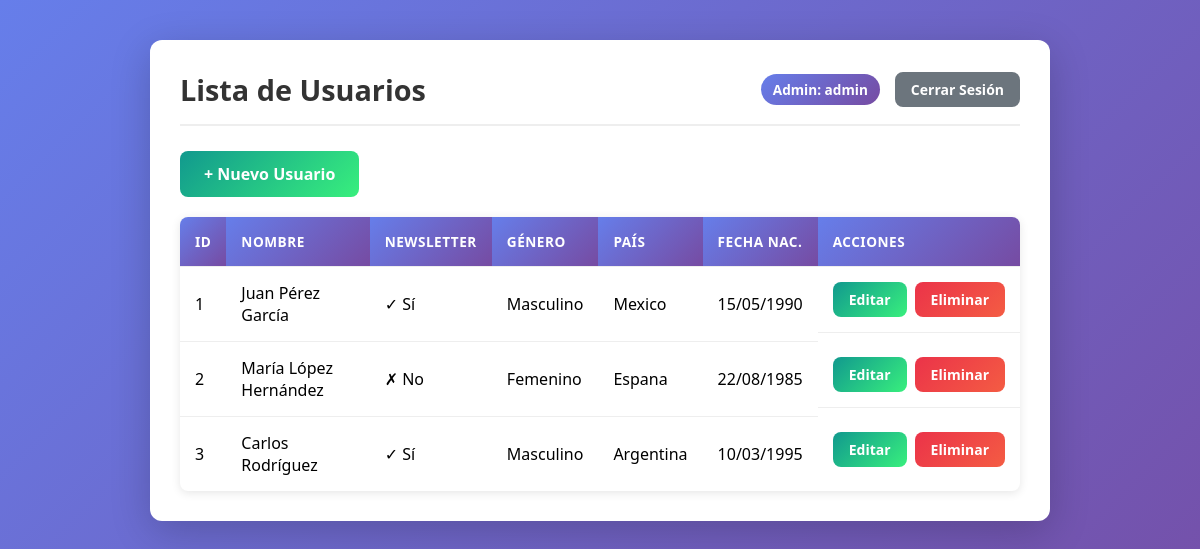
Page /lista_admin.php (signed in) on the committed database.
### tables this page shows
CREATE TABLE `Usuarios` (
  `id` int(11) NOT NULL AUTO_INCREMENT,
  `nombre` varchar(100) NOT NULL,
  `newsletter` tinyint(1) NOT NULL DEFAULT 0,
  `genero` varchar(10) NOT NULL,
  `pais` varchar(50) NOT NULL,
  `fecha_nacimiento` date NOT NULL,
  `fecha_registro` timestamp NULL DEFAULT current_timestamp(),
  PRIMARY KEY (`id`)
);

### lista_admin.php (the view, shortened to what this page needs)
<?php
$conn = getConnection();
$sql = "SELECT * FROM Usuarios ORDER BY fecha_registro DESC";
$resultado = $conn->query($sql);
?>
<!DOCTYPE html>
<html lang="es">
<head>
    <link rel="stylesheet" href="styles.css">
</head>
<body>
    <div class="container container-wide">
        <div class="header">
            <h2>Lista de Usuarios</h2>
            <div class="user-info">
                <span class="user-badge badge-admin">Admin:
                    <?php echo htmlspecialchars($_SESSION['username']); ?>
                </span>
                <a href="logout.php" class="btn btn-secondary btn-sm">Cerrar Sesión</a>
            </div>
        </div>
        <div style="margin-bottom: 20px;">
            <a href="index.html" class="btn btn-success">+ Nuevo Usuario</a>
        </div>
        <?php if ($resultado->num_rows > 0): ?>
            <table>
                <thead>
                    <tr>
                        <th>ID</th>
                        <th>Nombre</th>
                        <th>Newsletter</th>
                        <th>Género</th>
                        <th>País</th>
                        <th>Fecha Nac.</th>
                        <th>Acciones</th>
                    </tr>
                </thead>
                <tbody>
                    <?php while ($fila = $resultado->fetch_assoc()): ?>
                        <tr>
                            <td>
                                <?php echo $fila['id']; ?>
                            </td>
                            <td>
                                <?php echo htmlspecialchars($fila['nombre']); ?>
                            </td>
                            <td>
                                <?php echo $fila['newsletter'] ? '✓ Sí' : '✗ No'; ?>
                            </td>
                            <td>
                                <?php echo ucfirst(htmlspecialchars($fila['genero'])); ?>
                            </td>
                            <td>
                                <?php echo ucfirst(htmlspecialchars($fila['pais'])); ?>
                            </td>
                            <td>
                                <?php echo date('d/m/Y', strtotime($fila['fecha_nacimiento'])); ?>
                            </td>
                            <td class="actions">
                                <a href="editar.php?id=<?php echo $fila['id']; ?>" class="btn btn-success btn-sm">Editar</a>
                                <a href="eliminar.php?id=<?php echo $fila['id']; ?>" class="btn btn-danger btn-sm"
                                    onclick="return confirm('¿Estás seguro de eliminar este usuario?');">Eliminar</a>
                            </td>
                        </tr>
                    <?php endwhile; ?>
                </tbody>
            </table>
        <?php else: ?>
            <div class="message">
                <p>No hay usuarios registrados.</p>
            </div>
        <?php endif; ?>
    </div>
</body>
</html>

### styles.css (style rules this page uses)
* { margin: 0; padding: 0; box-sizing: border-box; }
body { font-family: 'Segoe UI', Tahoma, Geneva, Verdana, sans-serif; background: linear-gradient(135deg, #667eea 0%, #764ba2 100%); min-height: 100vh; padding: 40px 20px; }
.container { max-width: 500px; margin: 0 auto; padding: 30px; background-color: #ffffff; border-radius: 12px; box-shadow: 0 10px 40px rgba(0, 0, 0, 0.2); }
.container-wide { max-width: 900px; }
h2 { color: #333; margin-bottom: 25px; text-align: center; font-size: 1.8rem; }
.btn { display: inline-block; padding: 12px 24px; border: none; border-radius: 8px; font-size: 1rem; font-weight: 600; cursor: pointer; transition: all 0.3s ease; text-decoration: none; text-align: center; }
.btn-success { background: linear-gradient(135deg, #11998e 0%, #38ef7d 100%); color: white; }
.btn-danger { background: linear-gradient(135deg, #eb3349 0%, #f45c43 100%); color: white; }
.btn-secondary { background: #6c757d; color: white; }
.btn-sm { padding: 8px 16px; font-size: 0.875rem; }
table { width: 100%; border-collapse: collapse; margin-top: 20px; background: white; border-radius: 8px; overflow: hidden; box-shadow: 0 2px 10px rgba(0, 0, 0, 0.1); }
th, td { padding: 15px; text-align: left; border-bottom: 1px solid #eee; }
th { background: linear-gradient(135deg, #667eea 0%, #764ba2 100%); color: white; font-weight: 600; text-transform: uppercase; font-size: 0.85rem; letter-spacing: 0.5px; }
tr:last-child td { border-bottom: none; }
.actions { display: flex; gap: 8px; }
.header { display: flex; justify-content: space-between; align-items: center; margin-bottom: 25px; padding-bottom: 15px; border-bottom: 2px solid #eee; }
.header h2 { margin: 0; text-align: left; }
.user-info { display: flex; align-items: center; gap: 15px; }
.user-badge { padding: 6px 12px; border-radius: 20px; font-size: 0.85rem; font-weight: 600; }
.badge-admin { background: linear-gradient(135deg, #667eea 0%, #764ba2 100%); color: white; }

### rows in the picture
usuarios: id "1", nombre "Juan Pérez García", newsletter "✓ Sí", genero "Masculino", pais "Mexico", fecha_nacimiento "15/05/1990"
usuarios: id "2", nombre "María López Hernández", newsletter "✗ No", genero "Femenino", pais "Espana", fecha_nacimiento "22/08/1985"
usuarios: id "3", nombre "Carlos Rodríguez", newsletter "✓ Sí", genero "Masculino", pais "Argentina", fecha_nacimiento "10/03/1995"

### other values in the picture
$_SESSION['username'] "admin"
